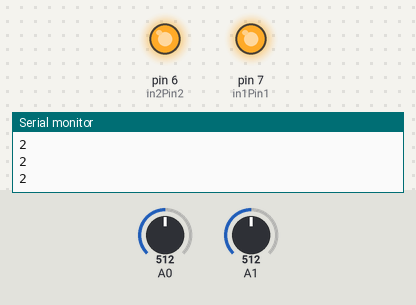
This sketch was run on a simulated Arduino Uno, built with avr-gcc and run on an emulated ATmega328P. Parts: output pins drawn as LEDs (lit = HIGH), the last lines printed to the serial monitor. The inputs (shaded band) are chosen by the test bench; at power-on: A1 = 512, A0 = 512.

Above: at 1.2 s.
1.3 s: A1 set to 806
2.8 s: A1 set to 830
At 4.0 s:
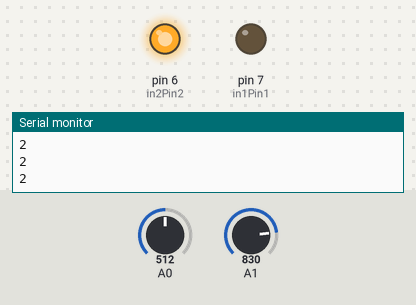
5.8 s: A0 set to 806
7.3 s: A0 set to 829
At 8.5 s:
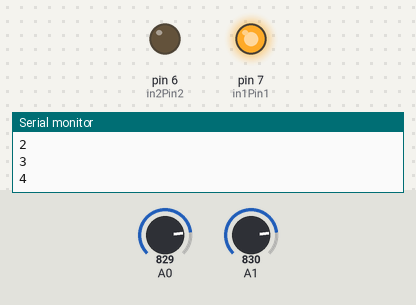
10.3 s: A1 set to 716
11.8 s: A1 set to 900
At 14.4 s:
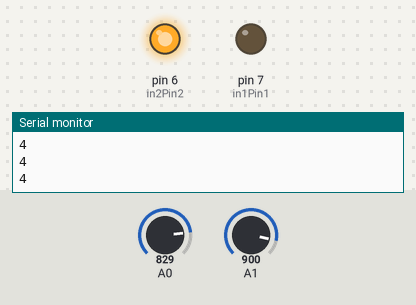
Timing chart, 0 to 15.8 s (numbered marks = the images above; inputs shaded):
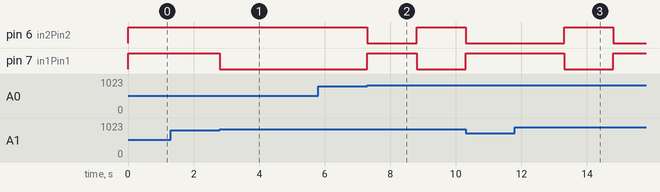

Measured:
- the behaviour switches between 818 and 819 on A1 (found by bisection; images 0 and 1)
- the behaviour switches between 818 and 819 on A0 (found by bisection; images 1 and 2)
- after the input at 2.8 s, pin 7 (in1Pin1): HIGH → LOW at once
- after the input at 7.3 s, pin 6 (in2Pin2): HIGH → LOW at once, → HIGH 1.5 s later; pin 7 (in1Pin1): LOW → HIGH at once, → LOW 1.5 s later
- after the input at 11.8 s, pin 6 (in2Pin2): LOW → HIGH after 1.5 s, → LOW 1.5 s later; pin 7 (in1Pin1): HIGH → LOW after 1.5 s, → HIGH 1.5 s later

The sketch:

moteur2.ino.ino
```cpp
int in1Pin1 = 7;
int in2Pin2 = 6;


void setup() {
  // put your setup code here, to run once:
//pinMode(enablePin,INPUT);
pinMode(in1Pin1,OUTPUT);
pinMode(in2Pin2,OUTPUT);

Serial.begin(9600);

}

void loop() {
  // put your main code here, to run repeatedly:
digitalWrite(in1Pin1, HIGH);
digitalWrite(in2Pin2, HIGH);
int sensorValue1 = analogRead(A0)*5.0/1023;
int sensorValue2 = analogRead(A1)*5.0/1023;
Serial.println(sensorValue1);
if (sensorValue1==0 || sensorValue2==0 ){
  digitalWrite(in1Pin1, HIGH);
  digitalWrite(in2Pin2, HIGH);

}
if(sensorValue1==4){
  digitalWrite(in1Pin1, HIGH);
  digitalWrite(in2Pin2, LOW);
  delay(1500);
  digitalWrite(in1Pin1, HIGH);

}
if(sensorValue2==4){
  digitalWrite(in1Pin1, LOW);
  digitalWrite(in2Pin2, HIGH);
  delay(1500);
  digitalWrite(in1Pin1, HIGH);

}


}
```
